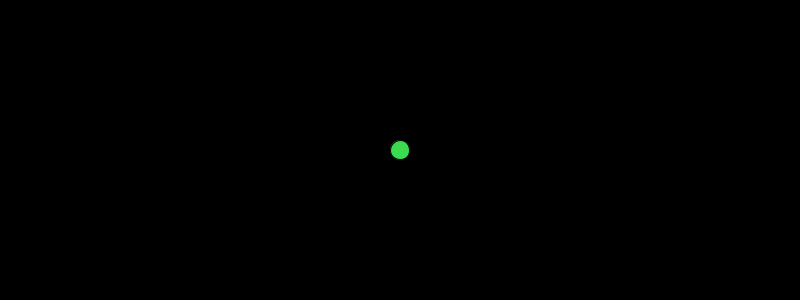
Frame 1 (no input)
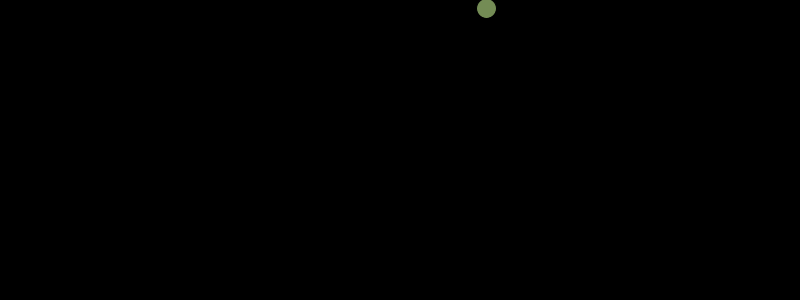
Frame 60 (the mouse pressed at the canvas centre just before this capture)
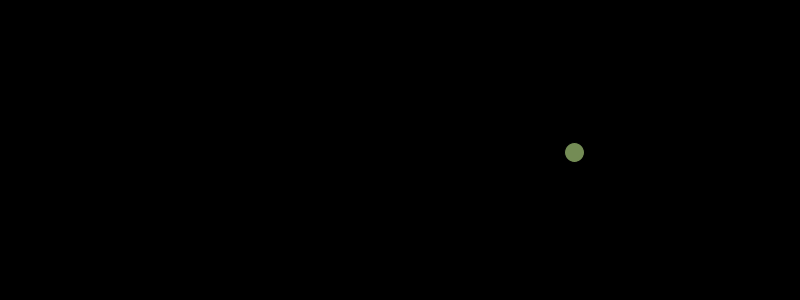
Frame 120 (the mouse held since frame 60 and released just before this capture)

The Processing sketch that drew these frames (run headless with seeded random() and noise(); from frame 60 on, the mouse is pressed at the canvas centre):

// Processing sketch: ex_03_01_singleEllipseAnimation
// ── ex_03_01_singleEllipseAnimation.pde
// 하나의 원이 화면 안에서 튕기는 애니메이션 만들기
// 원이 화면안에서 튕기며, 경계에 닿을 때마다 원의 색이 랜덤하게 바뀐다.

float x;        // 원의 좌표를 저장할 변수 선언
float y;
float vx;       // 원의 x방향의 속도
float vy;       //     y방향의 속도
float rSize;    // 원의 크기를 저장할 변수 선언
color c;        // 원의 색을 저장할 변수 선언

void setup(){
    size(800, 300);
    
    // 원과 관련된 변수들 초기화하기
    x = width/2;
    y = height/2;
    vx = random(-5, 5);
    vy = random(-5, 5);
    rSize = random(15, 20);
    c = color ( random(0, 255), random(0, 255), random(0, 255));
}

void draw(){
    background(0);
    
    fill(c);    // 원의 색 지정
    ellipse(x, y, rSize, rSize);    // 원 그리기 
    
    // 가독성을 위해, 별도의 사용자함수로 정의하여 호출하였다.
    move(); 
    edgeCheck();
}

void move(){
    // move
    // 새로운 위치 = 이전위치 + 속도
    x = x + vx;
    y = y + vy;
}

// 경계를 벗어나면, 속도를 반대로 바꿔준다.  (속도를 바꾸면 원의 운동방향이 바뀜)
void edgeCheck(){
    // edge check
    if ( x + rSize/2 > width || x - rSize/2 < 0)    {   // 원의 중심이 아니라, 원의 테두리가 캔버스의 경계를 넘어섰는지를 체크하면 보다 자연스러운 애니메이션이 된다.
        vx = -vx;
        c = color ( random(0, 255), random(0, 255), random(0, 255));
    }
    
    if ( y + rSize/2 > height || y - rSize/2 < 0){
        vy = -vy;
        c = color ( random(0, 255), random(0, 255), random(0, 255));
    }
}
